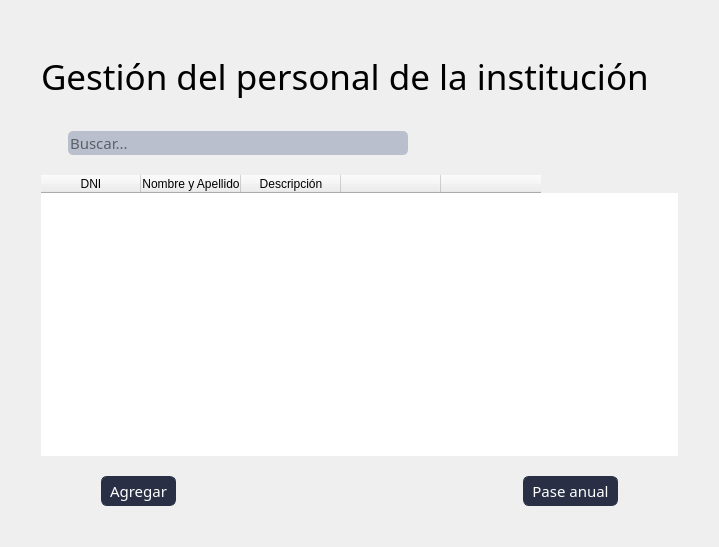
<?xml version="1.0" encoding="UTF-8"?>
<ui version="4.0">
 <class>Form</class>
 <widget class="QWidget" name="Form">
  <property name="geometry">
   <rect>
    <x>0</x>
    <y>0</y>
    <width>719</width>
    <height>547</height>
   </rect>
  </property>
  <property name="windowTitle">
   <string>Form</string>
  </property>
  <property name="styleSheet">
   <string notr="true">*{
    font-family: 'Oswald', sans-serif;
    font-weight: 400;
}

QMenuBar{
    background-color: #293045;
    padding: 0;    
    font-size: 14px;
    color:white;
}

QMenuBar:item{
    padding: 17px;
    border-radius: 10px;

}

QMenuBar:item:selected{
    background-color: #768AC5;
    color:black;
    border-radius: 5px;
    margin: 10px;
    
    

}

QMenu{
    background-color: #293045;

    color: white;
}

QMenu:item{
    padding: 5px;
    border-radius: 5px;
}

QMenu:item:selected{
    background-color: #768AC5;
    color:white;

}
Qmenu#icon{
   icon:size 40px; 
    
}


QRadioButton:indicator{
    border-style: solid;
    border-color:  #293045;
    border-radius: 6%;
    border-width:  2px;
    background-color: #BABFCE;
}
QRadioButton::indicator:checked{
    background-color: #768AC5;
}

#label{
    font-size: 35px;
}

#usuariosLabel{
    font-size: 14px;
}

#contraseALabel{
    font-size: 14px;
}

#usuariosLineEdit{
    width: 170px;
    height: 20px;
    border-radius: 10px;
}

#passwordLineEdit{
    width: 170px;
    height: 20px;
    border-radius: 10px;
}

#labelprofesores{
    font-size: 26px;
}

QLineEdit{
    border-radius: 5px;
    background-color: #BABFCE;
    
}

#title{
    width: 100px;
    height: 200px;
}



QPushButton{
    border-color:#293045;
    border-style: solid;
    border-width: 1px;
    border-radius: 6px;
    background-color: #293045;
    color:#ffffff;
    padding: 3px 8px;

}
QPushButton:hover{
    background-color:#768AC5;
    color:#293045;
}
QPushButton:pressed {
    background-color: #293045;

}

#pushButton_5{
    padding: 10px;
    background-color: #768AC5;
    border-radius: 15%;
}

</string>
  </property>
  <layout class="QHBoxLayout" name="horizontalLayout_3">
   <item>
    <layout class="QVBoxLayout" name="verticalLayout">
     <property name="spacing">
      <number>20</number>
     </property>
     <property name="leftMargin">
      <number>30</number>
     </property>
     <property name="topMargin">
      <number>30</number>
     </property>
     <property name="rightMargin">
      <number>30</number>
     </property>
     <property name="bottomMargin">
      <number>30</number>
     </property>
     <item>
      <widget class="QLabel" name="label">
       <property name="sizePolicy">
        <sizepolicy hsizetype="Fixed" vsizetype="Fixed">
         <horstretch>0</horstretch>
         <verstretch>0</verstretch>
        </sizepolicy>
       </property>
       <property name="minimumSize">
        <size>
         <width>0</width>
         <height>70</height>
        </size>
       </property>
       <property name="font">
        <font>
         <family>Oswald</family>
         <pointsize>-1</pointsize>
         <bold>false</bold>
        </font>
       </property>
       <property name="text">
        <string>Gestión del personal de la institución</string>
       </property>
      </widget>
     </item>
     <item>
      <layout class="QHBoxLayout" name="horizontalLayout_2">
       <item>
        <widget class="QLabel" name="label_2">
         <property name="sizePolicy">
          <sizepolicy hsizetype="Fixed" vsizetype="Fixed">
           <horstretch>0</horstretch>
           <verstretch>0</verstretch>
          </sizepolicy>
         </property>
         <property name="text">
          <string/>
         </property>
         <property name="pixmap">
          <pixmap>lupa.png</pixmap>
         </property>
        </widget>
       </item>
       <item>
        <widget class="QLineEdit" name="lineEdit">
         <property name="sizePolicy">
          <sizepolicy hsizetype="Maximum" vsizetype="Fixed">
           <horstretch>0</horstretch>
           <verstretch>0</verstretch>
          </sizepolicy>
         </property>
         <property name="minimumSize">
          <size>
           <width>340</width>
           <height>0</height>
          </size>
         </property>
         <property name="font">
          <font>
           <family>Oswald</family>
           <pointsize>11</pointsize>
           <bold>false</bold>
          </font>
         </property>
         <property name="styleSheet">
          <string notr="true"/>
         </property>
         <property name="placeholderText">
          <string>Buscar...</string>
         </property>
        </widget>
       </item>
       <item>
        <spacer name="horizontalSpacer_2">
         <property name="orientation">
          <enum>Qt::Horizontal</enum>
         </property>
         <property name="sizeHint" stdset="0">
          <size>
           <width>40</width>
           <height>20</height>
          </size>
         </property>
        </spacer>
       </item>
      </layout>
     </item>
     <item>
      <widget class="QTableWidget" name="tableWidget">
       <property name="sizePolicy">
        <sizepolicy hsizetype="Expanding" vsizetype="Expanding">
         <horstretch>0</horstretch>
         <verstretch>0</verstretch>
        </sizepolicy>
       </property>
       <property name="frameShape">
        <enum>QFrame::NoFrame</enum>
       </property>
       <property name="frameShadow">
        <enum>QFrame::Plain</enum>
       </property>
       <property name="sortingEnabled">
        <bool>true</bool>
       </property>
       <column>
        <property name="text">
         <string>DNI</string>
        </property>
       </column>
       <column>
        <property name="text">
         <string>Nombre y Apellido</string>
        </property>
       </column>
       <column>
        <property name="text">
         <string>Descripción</string>
        </property>
       </column>
       <column>
        <property name="text">
         <string/>
        </property>
       </column>
       <column>
        <property name="text">
         <string/>
        </property>
       </column>
      </widget>
     </item>
     <item>
      <layout class="QHBoxLayout" name="horizontalLayout">
       <property name="leftMargin">
        <number>60</number>
       </property>
       <property name="rightMargin">
        <number>60</number>
       </property>
       <item>
        <widget class="QPushButton" name="pushButton_2">
         <property name="font">
          <font>
           <family>Oswald</family>
           <pointsize>11</pointsize>
           <bold>false</bold>
          </font>
         </property>
         <property name="styleSheet">
          <string notr="true"/>
         </property>
         <property name="text">
          <string>Agregar</string>
         </property>
        </widget>
       </item>
       <item>
        <spacer name="horizontalSpacer">
         <property name="orientation">
          <enum>Qt::Horizontal</enum>
         </property>
         <property name="sizeHint" stdset="0">
          <size>
           <width>40</width>
           <height>20</height>
          </size>
         </property>
        </spacer>
       </item>
       <item>
        <widget class="QPushButton" name="pushButton">
         <property name="font">
          <font>
           <family>Oswald</family>
           <pointsize>11</pointsize>
           <bold>false</bold>
          </font>
         </property>
         <property name="styleSheet">
          <string notr="true"/>
         </property>
         <property name="text">
          <string>Pase anual</string>
         </property>
        </widget>
       </item>
      </layout>
     </item>
    </layout>
   </item>
  </layout>
 </widget>
 <resources/>
 <connections/>
</ui>
